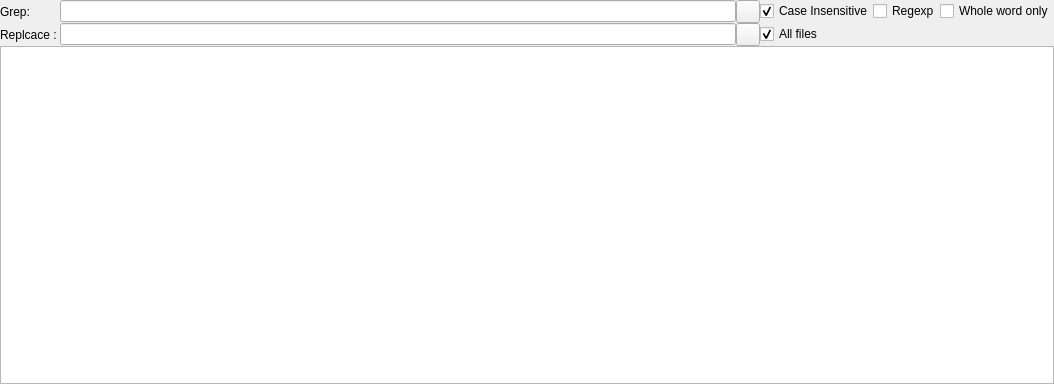
<?xml version="1.0" encoding="UTF-8"?>
<ui version="4.0">
 <class>SearchWidget</class>
 <widget class="QWidget" name="SearchWidget">
  <property name="geometry">
   <rect>
    <x>0</x>
    <y>0</y>
    <width>1054</width>
    <height>384</height>
   </rect>
  </property>
  <property name="windowTitle">
   <string>Search</string>
  </property>
  <layout class="QVBoxLayout" name="verticalLayout" stretch="1,10">
   <property name="spacing">
    <number>0</number>
   </property>
   <property name="leftMargin">
    <number>0</number>
   </property>
   <property name="topMargin">
    <number>0</number>
   </property>
   <property name="rightMargin">
    <number>0</number>
   </property>
   <property name="bottomMargin">
    <number>0</number>
   </property>
   <item>
    <layout class="QGridLayout" name="gridLayout">
     <item row="0" column="0">
      <widget class="QLabel" name="label">
       <property name="text">
        <string>Grep:</string>
       </property>
      </widget>
     </item>
     <item row="0" column="1">
      <widget class="QLineEdit" name="pattern"/>
     </item>
     <item row="0" column="2">
      <widget class="QToolButton" name="find">
       <property name="text">
        <string/>
       </property>
      </widget>
     </item>
     <item row="0" column="3">
      <layout class="QHBoxLayout" name="horizontalLayout">
       <item>
        <widget class="QCheckBox" name="case_insensistive">
         <property name="text">
          <string>Case Insensitive</string>
         </property>
         <property name="checked">
          <bool>true</bool>
         </property>
         <property name="autoExclusive">
          <bool>false</bool>
         </property>
        </widget>
       </item>
       <item>
        <widget class="QCheckBox" name="regexp">
         <property name="text">
          <string>Regexp</string>
         </property>
         <property name="autoExclusive">
          <bool>false</bool>
         </property>
        </widget>
       </item>
       <item>
        <widget class="QCheckBox" name="word_only">
         <property name="text">
          <string>Whole word only</string>
         </property>
         <property name="autoExclusive">
          <bool>false</bool>
         </property>
        </widget>
       </item>
      </layout>
     </item>
     <item row="1" column="0">
      <widget class="QLabel" name="label_2">
       <property name="text">
        <string>Replcace : </string>
       </property>
      </widget>
     </item>
     <item row="1" column="1">
      <widget class="QLineEdit" name="replace_value"/>
     </item>
     <item row="1" column="2">
      <widget class="QToolButton" name="replace">
       <property name="text">
        <string/>
       </property>
      </widget>
     </item>
     <item row="1" column="3">
      <widget class="QCheckBox" name="all_files">
       <property name="text">
        <string>All files</string>
       </property>
       <property name="checked">
        <bool>true</bool>
       </property>
      </widget>
     </item>
    </layout>
   </item>
   <item>
    <widget class="widgets::TESearchResult" name="results">
     <property name="lineWrapMode">
      <enum>QPlainTextEdit::NoWrap</enum>
     </property>
     <property name="readOnly">
      <bool>true</bool>
     </property>
    </widget>
   </item>
  </layout>
  <action name="actionFind">
   <property name="icon">
    <iconset resource="../icons.qrc">
     <normaloff>:/app_data/icons/preview-file.svg</normaloff>:/app_data/icons/preview-file.svg</iconset>
   </property>
   <property name="text">
    <string>Find</string>
   </property>
   <property name="toolTip">
    <string>Find</string>
   </property>
  </action>
  <action name="actionReplace">
   <property name="icon">
    <iconset resource="../icons.qrc">
     <normaloff>:/app_data/icons/document-revert.svg</normaloff>:/app_data/icons/document-revert.svg</iconset>
   </property>
   <property name="text">
    <string>Replace</string>
   </property>
  </action>
 </widget>
 <customwidgets>
  <customwidget>
   <class>widgets::TESearchResult</class>
   <extends>QPlainTextEdit</extends>
   <header>widgets/search_result.h</header>
  </customwidget>
 </customwidgets>
 <resources>
  <include location="../icons.qrc"/>
 </resources>
 <connections/>
</ui>
